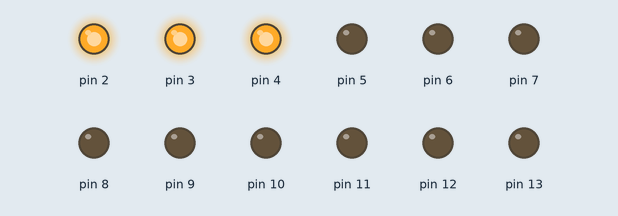
Bench run of a sketch on a simulated Arduino Uno, built with avr-gcc and run on an emulated ATmega328P. On the bench: output pins drawn as LEDs (lit = HIGH).

Above: at 1.1 s.
At 4.1 s:
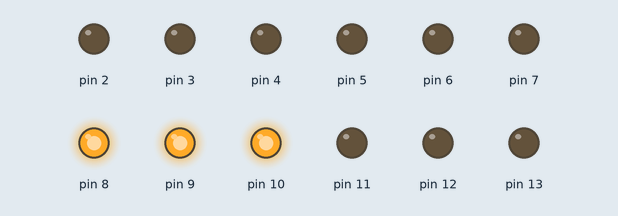
At 10.1 s:
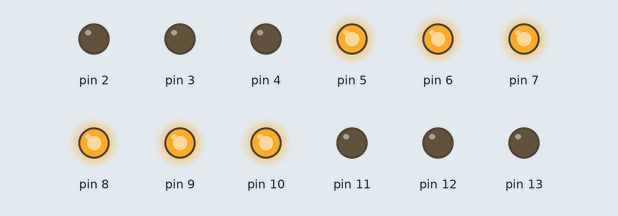
At 18.0 s:
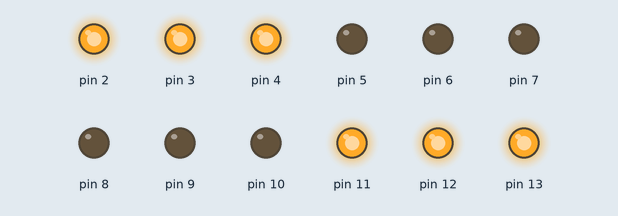
At 29.5 s:
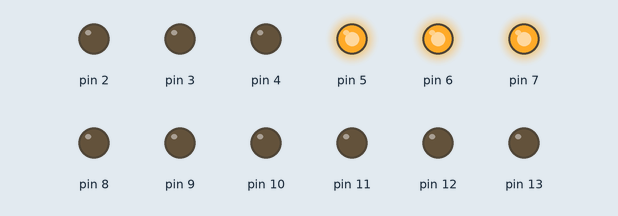
At 39.0 s:
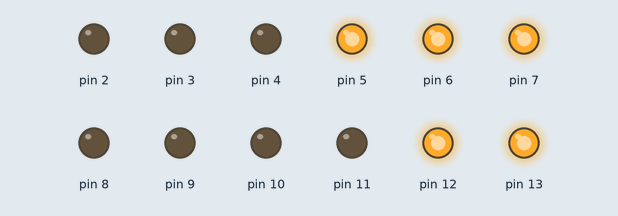
Timing chart, 0 to 40.0 s (numbered marks = the images above):
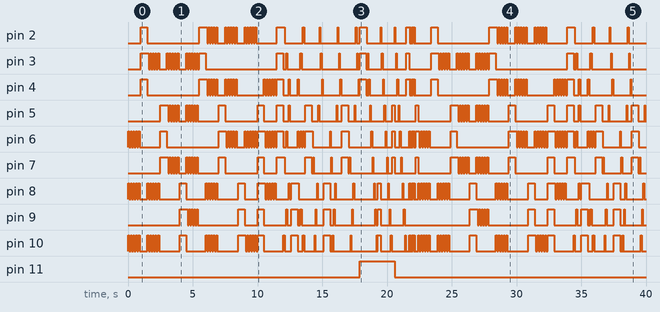

The sketch:

ledcube.ino
```cpp
int ledpin; //Use for Pattern 5
int dt=0; //Use for Pattern 1 Delay time


void setup() {
  pinMode(2, OUTPUT);
  pinMode(3, OUTPUT);
  pinMode(4, OUTPUT);
  pinMode(5, OUTPUT);
  pinMode(6, OUTPUT);
  pinMode(7, OUTPUT);
  pinMode(8, OUTPUT);
  pinMode(9, OUTPUT);
  pinMode(10, OUTPUT);
  pinMode(11, OUTPUT);
  pinMode(12, OUTPUT);
  pinMode(13, OUTPUT);
}

void loop()
{
    clearn();
    myfuntone2();
    myfunmusic();
    //delay(200);
    p2C();
    p1C();
   //delay(200);
    myfuntone();

}

//function

//Active & deactive Levels
//Level 1
void L1A(){
  digitalWrite(13, HIGH);
}

void L1DA(){
  digitalWrite(13, LOW);
}

//Level 2
void L2A(){
  digitalWrite(12, HIGH);
}

void L2DA(){
  digitalWrite(12, LOW);
}

//Level 3
void L3A(){
  digitalWrite(11, HIGH);
}

void L3DA(){
  digitalWrite(11, LOW);
}

//Trun off all Levels & all Led's
void clearn(){
  L1DA();
  L2DA();
  L3DA();
  digitalWrite(2, LOW);
  digitalWrite(3, LOW);
  digitalWrite(4, LOW);
  digitalWrite(5, LOW);
  digitalWrite(6, LOW);
  digitalWrite(7, LOW);
  digitalWrite(8, LOW);
  digitalWrite(9, LOW);
  digitalWrite(10,LOW);
}


/*Pattern 1
Runner*/

void p1(int dt){
for (int i = 2; i <=10; i++){
    digitalWrite(i, HIGH);
    delay(dt);
    digitalWrite(i, LOW);
    delay(dt);
  }
}

/*Pattern 1
Controller*/
void p1C(){
  L1DA();
  p1(50);
  //L1A();

  digitalWrite(8,HIGH);
  digitalWrite(9,HIGH);
  digitalWrite(10,HIGH);
  delay(200);

  digitalWrite(8,LOW);
  digitalWrite(9,LOW);
  digitalWrite(10,LOW);

  L2DA();
  p1(50);

  digitalWrite(5,HIGH);
  digitalWrite(6,HIGH);
  digitalWrite(7,HIGH);
  delay(200);

  digitalWrite(5,LOW);
  digitalWrite(6,LOW);
  digitalWrite(7,LOW);

  //L2A();

  L3DA();
  p1(50);

  digitalWrite(2,HIGH);
  digitalWrite(3,HIGH);
  digitalWrite(4,HIGH);
  delay(200);

  digitalWrite(2,LOW);
  digitalWrite(3,LOW);
  digitalWrite(4,LOW);

  //L3A();
}

void myfuntone(){
  L1DA();
  L2DA();
  L3DA();
  for (int i=1; i<6; i++)
  {
  digitalWrite(2,HIGH);
  digitalWrite(6,HIGH);
  digitalWrite(10,HIGH);
  digitalWrite(4,HIGH);
  digitalWrite(8,HIGH);
  delay(50);

  digitalWrite(2,LOW);
  digitalWrite(6,LOW);
  digitalWrite(10,LOW);
  digitalWrite(4,LOW);
  digitalWrite(8,LOW);
  delay(50);
  }
  digitalWrite(5,HIGH);
  digitalWrite(6,HIGH);
  digitalWrite(7,HIGH);
  delay(200);
  digitalWrite(5,LOW);
  digitalWrite(6,LOW);
  digitalWrite(7,LOW);
}

void myfuntone2(){
  L1DA();
  L2DA();
  L3DA();
  // first
  for (int i=1; i<6; i++)
  {
  digitalWrite(6,HIGH);
  digitalWrite(8,HIGH);
  digitalWrite(10,HIGH);
  delay(100);

  digitalWrite(6,LOW);
  digitalWrite(8,LOW);
  digitalWrite(10,LOW);
  delay(100);
  }
  digitalWrite(2,HIGH);
  digitalWrite(3,HIGH);
  digitalWrite(4,HIGH);
  delay(500);
  digitalWrite(2,LOW);
  digitalWrite(3,LOW);
  digitalWrite(4,LOW);

  //second
    for (int i=1; i<6; i++)
  {
  digitalWrite(3,HIGH);
  digitalWrite(8,HIGH);
  digitalWrite(10,HIGH);
  delay(100);

  digitalWrite(3,LOW);
  digitalWrite(8,LOW);
  digitalWrite(10,LOW);
  delay(100);
  }
  digitalWrite(5,HIGH);
  digitalWrite(6,HIGH);
  digitalWrite(7,HIGH);
  delay(500);
  digitalWrite(5,LOW);
  digitalWrite(6,LOW);
  digitalWrite(7,LOW);

    //third
    for (int i=1; i<6; i++)
  {
  digitalWrite(3,HIGH);
  digitalWrite(5,HIGH);
  digitalWrite(7,HIGH);
  delay(100);

  digitalWrite(3,LOW);
  digitalWrite(5,LOW);
  digitalWrite(7,LOW);
  delay(100);
  }
  digitalWrite(8,HIGH);
  digitalWrite(9,HIGH);
  digitalWrite(10,HIGH);
  delay(500);
  digitalWrite(8,LOW);
  digitalWrite(9,LOW);
  digitalWrite(10,LOW);

    // 4th
  for (int i=1; i<6; i++)
  {
  digitalWrite(3,HIGH);
  digitalWrite(5,HIGH);
  digitalWrite(7,HIGH);
  digitalWrite(9,HIGH);
  delay(100);

  digitalWrite(3,LOW);
  digitalWrite(5,LOW);
  digitalWrite(7,LOW);
  digitalWrite(9,LOW);
  delay(100);
  }
  digitalWrite(2,HIGH);
  digitalWrite(3,HIGH);
  digitalWrite(4,HIGH);
  delay(500);
  digitalWrite(2,LOW);
  digitalWrite(3,LOW);
  digitalWrite(4,LOW);

  //5th
    for (int i=1; i<6; i++)
  {
  digitalWrite(2,HIGH);
  digitalWrite(4,HIGH);
  digitalWrite(8,HIGH);
  digitalWrite(10,HIGH);
  delay(100);

  digitalWrite(2,LOW);
  digitalWrite(4,LOW);
  digitalWrite(8,LOW);
  digitalWrite(10,LOW);
  delay(100);
  }
  digitalWrite(5,HIGH);
  digitalWrite(6,HIGH);
  digitalWrite(7,HIGH);
  delay(500);
  digitalWrite(5,LOW);
  digitalWrite(6,LOW);
  digitalWrite(7,LOW);

   //6th
    for (int i=1; i<6; i++)
  {
  digitalWrite(2,HIGH);
  digitalWrite(4,HIGH);
  digitalWrite(6,HIGH);
  delay(100);

  digitalWrite(2,LOW);
  digitalWrite(4,LOW);
  digitalWrite(6,LOW);
  delay(100);
  }
  digitalWrite(8,HIGH);
  digitalWrite(9,HIGH);
  digitalWrite(10,HIGH);
  delay(500);
  digitalWrite(8,LOW);
  digitalWrite(9,LOW);
  digitalWrite(10,LOW);

   //7th
    for (int i=1; i<6; i++)
  {
  digitalWrite(2,HIGH);
  digitalWrite(6,HIGH);
  digitalWrite(10,HIGH);
  delay(100);

  digitalWrite(2,LOW);
  digitalWrite(6,LOW);
  digitalWrite(10,LOW);
  delay(100);
  }
  digitalWrite(8,HIGH);
  digitalWrite(9,HIGH);
  digitalWrite(10,HIGH);
  digitalWrite(5,HIGH);
  digitalWrite(6,HIGH);
  digitalWrite(7,HIGH);
  delay(500);
  digitalWrite(8,LOW);
  digitalWrite(9,LOW);
  digitalWrite(10,LOW);
  digitalWrite(5,LOW);
  digitalWrite(6,LOW);
  digitalWrite(7,LOW);

   //8th
    for (int i=1; i<6; i++)
  {
  digitalWrite(4,HIGH);
  digitalWrite(6,HIGH);
  digitalWrite(8,HIGH);
  delay(100);

  digitalWrite(4,LOW);
  digitalWrite(6,LOW);
  digitalWrite(8,LOW);
  delay(100);
  }
  digitalWrite(2,HIGH);
  digitalWrite(3,HIGH);
  digitalWrite(4,HIGH);
  digitalWrite(5,HIGH);
  digitalWrite(6,HIGH);
  digitalWrite(7,HIGH);
  delay(500);
  digitalWrite(2,LOW);
  digitalWrite(3,LOW);
  digitalWrite(4,LOW);
  digitalWrite(5,LOW);
  digitalWrite(6,LOW);
  digitalWrite(7,LOW);

}

/*Pattern 2
Runner */

void p2(){
  int dt2=50;
  digitalWrite(6, HIGH);
  delay(dt2);
  digitalWrite(6, LOW);
  delay(dt2);
  digitalWrite(7, HIGH);
  delay(dt2);
  digitalWrite(7, LOW);
  delay(dt2);
  digitalWrite(10, HIGH);
  delay(dt2);
  digitalWrite(10, LOW);
  delay(dt2);
  digitalWrite(9, HIGH);
  delay(dt2);
  digitalWrite(9, LOW);
  delay(dt2);
   digitalWrite(8, HIGH);
  delay(dt2);
  digitalWrite(8, LOW);
  delay(dt2);
  digitalWrite(5, HIGH);
  delay(dt2);
  digitalWrite(5, LOW);
  delay(dt2);
  digitalWrite(2, HIGH);
  delay(dt2);
  digitalWrite(2, LOW);
  delay(dt2);
  digitalWrite(3, HIGH);
  delay(dt2);
  digitalWrite(3, LOW);
  delay(dt2);
  digitalWrite(4, HIGH);
  delay(dt2);
  digitalWrite(4, LOW);
  delay(dt2);
}

/*Pattern 2
Controller*/
void p2C(){

  L1DA();
  p2();
  L1A();
  digitalWrite(8,HIGH);
  digitalWrite(9,HIGH);
  digitalWrite(10,HIGH);
  delay(500);
  digitalWrite(8,LOW);
  digitalWrite(9,LOW);
  digitalWrite(10,LOW);

  L2DA();
  p2();
  L2A();
  digitalWrite(5,HIGH);
  digitalWrite(6,HIGH);
  digitalWrite(7,HIGH);
  delay(500);
  digitalWrite(5,LOW);
  digitalWrite(6,LOW);
  digitalWrite(7,LOW);

  L3DA();
  p2();
  L3A();
  digitalWrite(2,HIGH);
  digitalWrite(3,HIGH);
  digitalWrite(4,HIGH);
  delay(500);
  digitalWrite(2,LOW);
  digitalWrite(3,LOW);
  digitalWrite(4,LOW);

}

void myfunmusic(){
  L1DA();
  L2DA();
  L3DA();
  digitalWrite(2,HIGH);
  digitalWrite(7,HIGH);
  digitalWrite(10,HIGH);
  delay(100);

  digitalWrite(2,LOW);
  digitalWrite(7,LOW);
  digitalWrite(10,LOW);
  delay(100);

  digitalWrite(3,HIGH);
  digitalWrite(6,HIGH);
  digitalWrite(9,HIGH);
  delay(100);

  digitalWrite(3,LOW);
  digitalWrite(6,LOW);
  digitalWrite(9,LOW);
  delay(100);

  digitalWrite(4,HIGH);
  digitalWrite(5,HIGH);
  digitalWrite(8,HIGH);
  delay(100);

  digitalWrite(4,LOW);
  digitalWrite(5,LOW);
  digitalWrite(8,LOW);
  delay(100);

  digitalWrite(8,HIGH);
  digitalWrite(9,HIGH);
  digitalWrite(10,HIGH);
  delay(500);
  digitalWrite(8,LOW);
  digitalWrite(9,LOW);
  digitalWrite(10,LOW);

  digitalWrite(4,HIGH);
  digitalWrite(6,HIGH);
  digitalWrite(8,HIGH);
  delay(100);

  digitalWrite(4,LOW);
  digitalWrite(6,LOW);
  digitalWrite(8,LOW);
  delay(100);

  digitalWrite(3,HIGH);
  digitalWrite(6,HIGH);
  digitalWrite(9,HIGH);
  delay(100);

  digitalWrite(3,LOW);
  digitalWrite(6,LOW);
  digitalWrite(9,LOW);
  delay(100);

  digitalWrite(2,HIGH);
  digitalWrite(6,HIGH);
  digitalWrite(10,HIGH);
  delay(100);

  digitalWrite(2,LOW);
  digitalWrite(6,LOW);
  digitalWrite(10,LOW);
  delay(100);

  digitalWrite(5,HIGH);
  digitalWrite(6,HIGH);
  digitalWrite(7,HIGH);
  delay(500);
  digitalWrite(5,LOW);
  digitalWrite(6,LOW);
  digitalWrite(7,LOW);

}
```

Measured:
- by itself, pin 2: LOW → HIGH at 1.0 s, → LOW 0.50 s later, → HIGH 4.0 s later, → LOW 0.60 s later, … (98 changes in this stretch)
- by itself, pin 3: LOW → HIGH at 1.0 s, → LOW 0.60 s later, → HIGH 0.10 s later, → LOW 0.10 s later, … (96 changes in this stretch)
- by itself, pin 4: LOW → HIGH at 1.0 s, → LOW 0.50 s later, → HIGH 4.0 s later, → LOW 0.60 s later, … (104 changes in this stretch)
- by itself, pin 5: LOW → HIGH at 2.5 s, → LOW 0.60 s later, → HIGH 0.10 s later, → LOW 0.10 s later, … (86 changes in this stretch)
- by itself, pin 6: LOW → HIGH at 0.00 s, → LOW 0.10 s later, → HIGH 0.10 s later, → LOW 0.10 s later, … (134 changes in this stretch)
- by itself, pin 7: LOW → HIGH at 2.5 s, → LOW 0.60 s later, → HIGH 0.10 s later, → LOW 0.10 s later, … (82 changes in this stretch)
- by itself, pin 8: LOW → HIGH at 0.00 s, → LOW 0.10 s later, → HIGH 0.10 s later, → LOW 0.10 s later, … (130 changes in this stretch)
- by itself, pin 9: LOW → HIGH at 4.0 s, → LOW 0.60 s later, → HIGH 0.10 s later, → LOW 0.10 s later, … (64 changes in this stretch)
